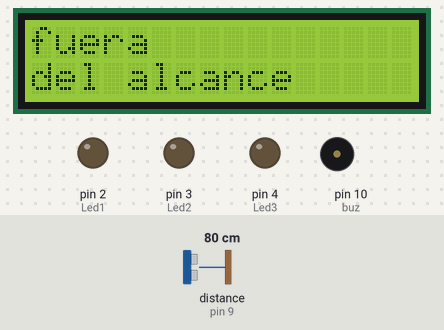
A sketch run on a simulated Arduino Uno, built with avr-gcc and run on an emulated ATmega328P. On the bench: 16×2 character LCD, output pins drawn as LEDs (lit = HIGH), buzzer (waves = sounding, pin HIGH). Wiring (inferred from the names in the program): ultrasonic range finder: trigger pin 8; echo pin 9. The inputs (shaded band) are chosen by the test bench; at power-on: distance to the obstacle (sensor on pin 9) 80 cm. The echo pulse lasts 58.3 µs per cm; pins used as bus, display or sensor lines are not drawn.

Above: at 1.2 s.
1.3 s: distance to the obstacle (sensor on pin 9) set to 51 cm
2.8 s: distance to the obstacle (sensor on pin 9) set to 43 cm
At 3.2 s:
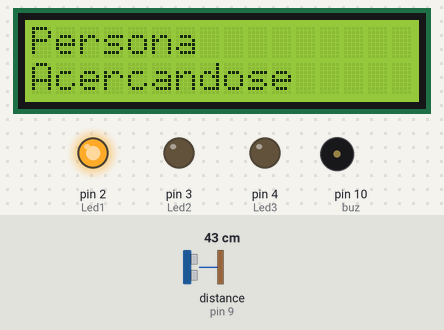
4.3 s: distance to the obstacle (sensor on pin 9) set to 33 cm
5.8 s: distance to the obstacle (sensor on pin 9) set to 28 cm
At 7.1 s:
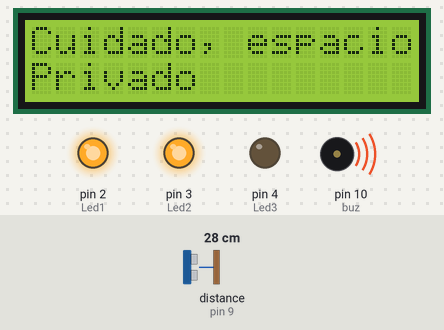
At 10.88 s:
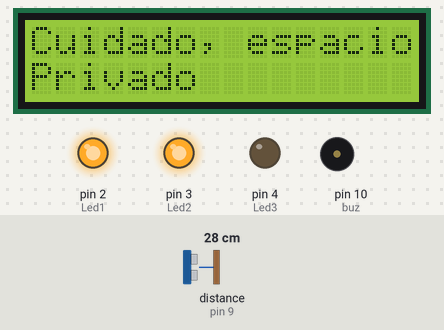
Timing chart, 0 to 17.4 s (numbered marks = the images above; inputs shaded):
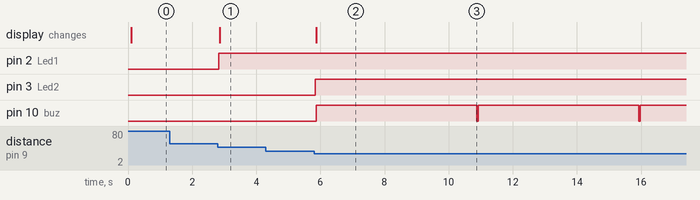

Measured:
- the behaviour switches between 46 and 45 cm on distance to the obstacle (sensor on pin 9) (found by bisection; images 0 and 1)
- the behaviour switches between 31 and 30 cm on distance to the obstacle (sensor on pin 9) (found by bisection; images 1 and 2)
- after the input at 1.3 s, every drawn part: stays the same
- after the input at 2.8 s, pin 2 (Led1): LOW → HIGH at once; the display: changes after 0.07 s (image 1)
- after the input at 4.3 s, every drawn part: stays the same
- after the input at 5.8 s, pin 3 (Led2): LOW → HIGH at once; pin 10 (buz): alternates HIGH for 5.0 s and LOW for 0.05 s, starting after 0.08 s; the display: changes after 0.08 s (image 2)

The sketch:

ALARMA_DE_DISTANCIA.ino
```cpp
/*
Fundacion Kinal
Centro Educativo Tecnico Laboral Kinal
Electronica
Grado: Quinto
Seccion: A
Curso: Taller de electronica digital y reparacion de computadoras 1
Nombre: Luis Andres Muñiz Godoy
Carne: 2019127
*/
#include <Wire.h>
#include <LiquidCrystal_I2C.h>  //Libreria que controla la LCD por medio de I2C


#define trig 8
#define eco 9
#define buz 10
#define Led1 2
#define Led2 3
#define Led3 4


int valDistancia;
int contador = 0;


void salidas_entradas();
int sensor();
void secuencia();


#define direccion_lcd 0x27
#define filas 2
#define columnas 16
LiquidCrystal_I2C LCD_muniz(direccion_lcd, columnas, filas);


void setup() {
  salidas_entradas();

  LCD_muniz.init(); //inicio la comunicacion serial con el modulo i2c
  LCD_muniz.backlight();

}

void loop() {
  valDistancia = sensor();
  secuencia();
  sensor ();

}
void secuencia(){
  if (valDistancia > 45) {
      digitalWrite(Led1, LOW);
      digitalWrite(Led2, LOW);
      digitalWrite(Led3, LOW);
      LCD_muniz.setCursor(0,0);
      LCD_muniz.print("fuera            ");
      LCD_muniz.setCursor(0,1);
      LCD_muniz.print("del alcance          ");
      }
  else if (valDistancia > 29 && valDistancia < 45) {
      digitalWrite(Led1, HIGH);
      digitalWrite(Led2, LOW);
      digitalWrite(Led3, LOW);
      LCD_muniz.setCursor(0,0);
      LCD_muniz.print("Persona            ");
      LCD_muniz.setCursor(0,1);
      LCD_muniz.print("Acercandose       ");
      }
  else if (valDistancia > 14 && valDistancia < 30) {
      digitalWrite(Led1, HIGH);
      digitalWrite(Led2, HIGH);
      digitalWrite(Led3, LOW);
      LCD_muniz.setCursor(0,0);
      LCD_muniz.print("Cuidado, espacio        ");
      LCD_muniz.setCursor(0,1);
      LCD_muniz.print("Privado           ");
      digitalWrite(buz, HIGH);
      delay(5000);
      digitalWrite(buz, LOW);

      }
  else if (valDistancia <16) {
      digitalWrite(Led1, HIGH);
      digitalWrite(Led2, HIGH);
      digitalWrite(Led3, HIGH);
      LCD_muniz.setCursor(0,0);
      LCD_muniz.print("Invadiendo        ");
      LCD_muniz.setCursor(0,1);
      LCD_muniz.print("Espacio Privado          ");
     digitalWrite(buz, HIGH);
      delay(10000);
      digitalWrite(buz, LOW);
      }
}
int sensor (){
  int tiempo;
  digitalWrite(trig, HIGH);
  delay(1);
  digitalWrite(trig, LOW);
  tiempo = pulseIn(eco, HIGH);
  int distancia;
  distancia = tiempo / 58.2;
  return distancia;
  }
void salidas_entradas(void){
   pinMode(trig, OUTPUT);
   pinMode(eco, INPUT);
   pinMode(buz, OUTPUT);
   pinMode(2, OUTPUT);
   pinMode(3, OUTPUT);
   pinMode(4, OUTPUT);

}
```
